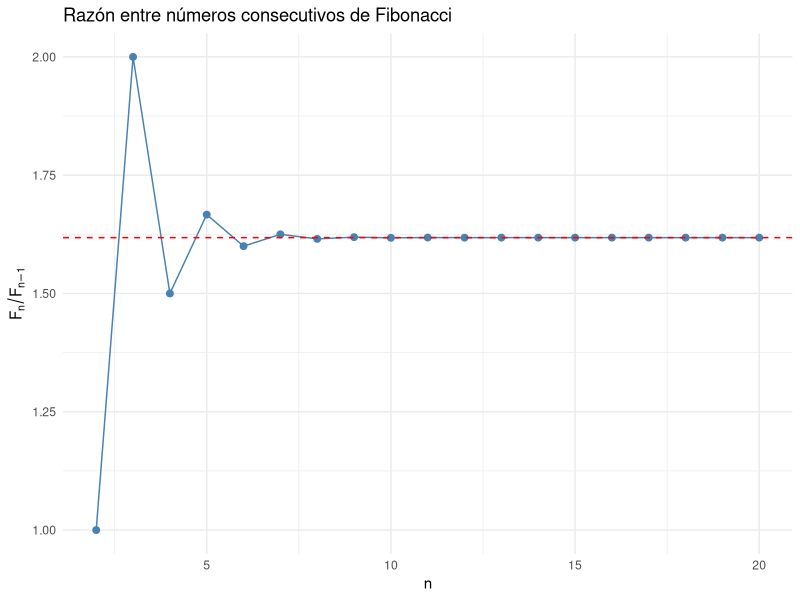

Write R code to recreate this figure.
## ---- chunk 1
library(ggplot2)

fibonacci <- function(n) {
  F <- numeric(n)
  F[1] <- 1
  F[2] <- 1
  for (i in 3:n) {
    F[i] <- F[i - 1] + F[i - 2]
  }
  return(F)
}

n <- 20
F <- fibonacci(n)
ratio <- F[-1] / F[-length(F)]
data <- data.frame(n = 2:n, ratio = ratio)
phi <- (1 + sqrt(5)) / 2

ggplot(data, aes(x = n, y = ratio)) +
  geom_point(color = "steelblue", size = 2) +
  geom_line(color = "steelblue") +
  geom_hline(yintercept = phi,
             linetype = "dashed",
             color = "red") +
  labs(title = "Razón entre números consecutivos de Fibonacci",
       x = "n",
       y = expression(F[n] / F[n - 1])) +
  theme_minimal()
